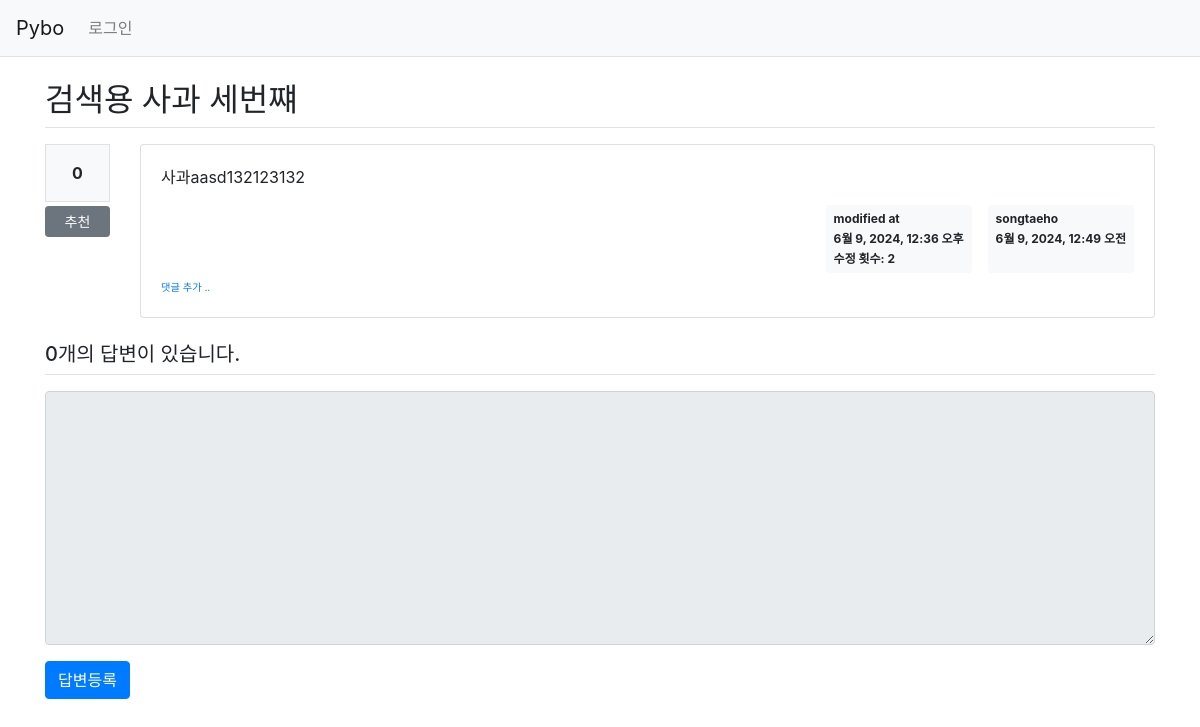
The page /pybo/21/ on the database as committed earlier.
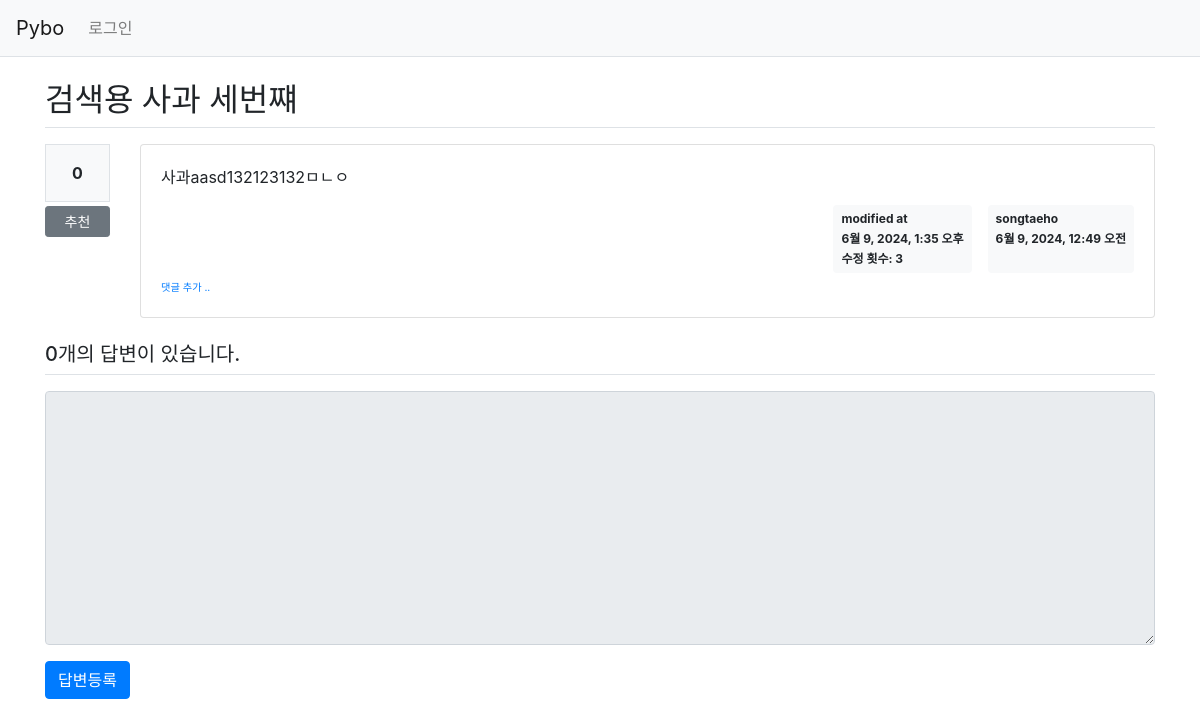
The same page on the database as committed later.
### pybo/models.py (models this page shows, shortened)
class Question(models.Model):
    author = models.ForeignKey(User, on_delete=models.CASCADE, related_name='author_question')
    subject = models.CharField(max_length=200)
    content = models.TextField()
    create_date = models.DateTimeField()
    modify_date = models.DateTimeField(null=True, blank=True)
    voter = models.ManyToManyField(User, related_name='voter_question')
    views = models.PositiveIntegerField(default=0)
    modify_count = models.IntegerField(default=0)

### pybo/views/base_views.py (the view)
# urls.py: path('<int:question_id>/', base_views.detail, name='detail'),
def detail(request, question_id):
    question = get_object_or_404(Question, pk=question_id)
    question.views = F('views') + 1
    question.save(update_fields=['views'])
    context = {'question': question}
    return render(request, 'pybo/question_detail.html', context)

### pybo/templatetags/pybo_filter.py (called while the page is built)
@register.filter()
def mark(value):
    extensions = ["nl2br", "fenced_code"]
    return mark_safe(markdown.markdown(value, extensions=extensions))

### templates/pybo/question_detail.html (shortened to what this page needs)
{% extends 'base.html' %}
{% load pybo_filter %}
{% block content %}
<div class="container my-3">
    <h2 class="border-bottom py-2">{{ question.subject }}</h2>
    <div class="row my-3">
        <div class="col-1">
            <div class="bg-light text-center p-3 border font-weight-bolder mb-1">{{question.voter.count}}</div>
            <a href="#" data-uri="{% url 'pybo:vote_question' question.id  %}"
               class="recommend btn btn-sm btn-secondary btn-block my-1">추천</a>
        </div>
        <div class="col-11">
            <div class="card">
                <div class="card-body">
                    <div class="card-text">{{ question.content|mark }}</div>
                    <div class="d-flex justify-content-end">
                        {% if question.modify_date %}
                        <div class="badge badge-light p-2 text-left mx-3">
                            <div class="mb-2">modified at</div>
                            <div>{{ question.modify_date }}</div>
                            <div class="mt-2">수정 횟수: {{ question.modify_count }}</div>
                        </div>
                        {% endif %}
                        <div class="badge badge-light p-2 text-left">
                            <div class="mb-2">{{ question.author.username }}</div>
                            <div>{{ question.create_date }}</div>
                        </div>
                    </div>
                    <div>
                        <a href="{% url 'pybo:comment_create_question' question.id  %}"
                           class="small"><small>댓글 추가 ..</small></a>
                    </div>
                </div>
            </div>
        </div>
    </div>
    <h5 class="border-bottom my-3 py-2">{{question.answer_set.count}}개의 답변이 있습니다.</h5>
    <form action="{% url 'pybo:answer_create' question.id %}" method="post" class="my-3">
        <div class="form-group">
            <textarea {% if not user.is_authenticated %}disabled{% endif %}
                      name="content" id="content" class="form-control" rows="10"></textarea>
        </div>
        <input type="submit" value="답변등록" class="btn btn-primary">
    </form>
</div>
{% endblock %}

Rows that differ between the two databases and show on the page:
changed Question "검색용 사과 세번쨰": content|mark "사과aasd132123132" → "사과aasd132123132ㅁㄴㅇ"; modify_date "6월 9, 2024, 12:36 오후" → "6월 9, 2024, 1:35 오후"; modify_count "2" → "3"
